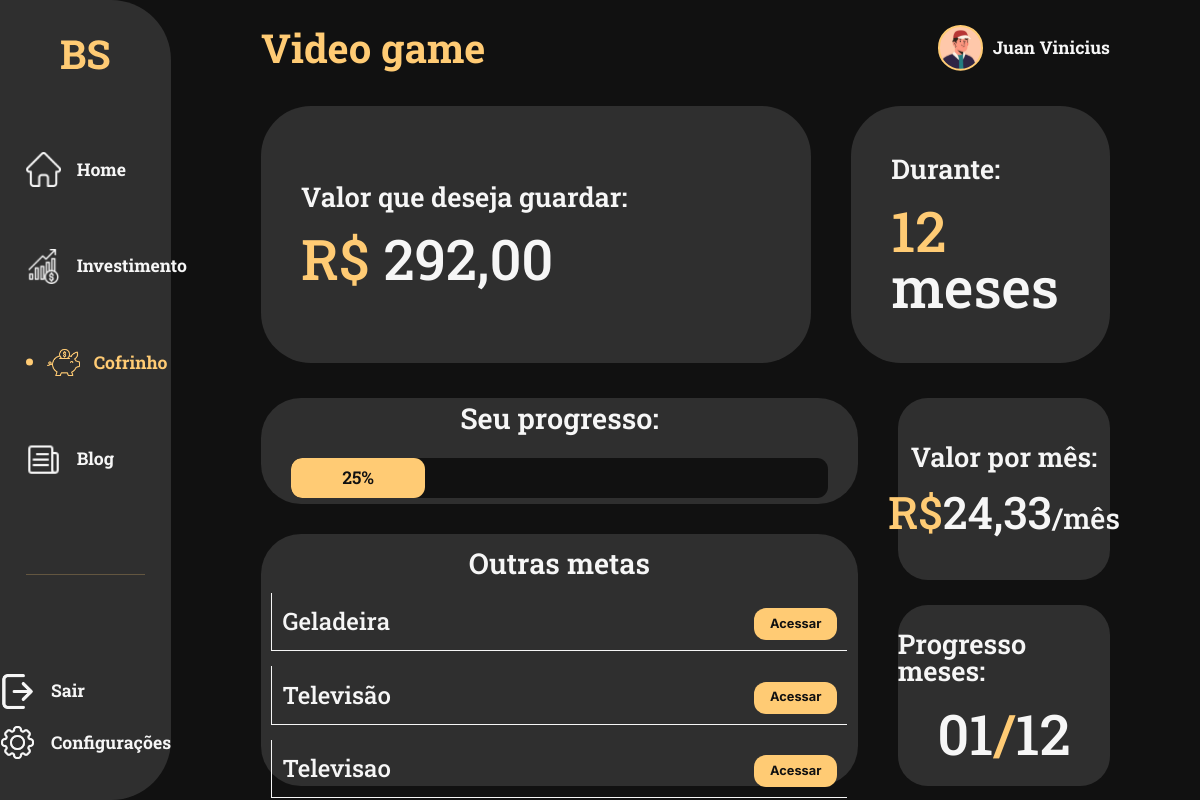
Screenshot of /src/pages/cofrinho.php?id=19 (signed in) with the database file from the repository.
### tables this page shows
CREATE TABLE `cofrinho` (
  `id_meta` int(20) NOT NULL,
  `nome_meta` varchar(20) NOT NULL,
  `valor_meta` int(20) NOT NULL,
  `tempo_meta` int(10) NOT NULL,
  `id_user` int(20) NOT NULL
);

CREATE TABLE `cadastro` (
  `id_cad` int(11) NOT NULL,
  `nome_cad` varchar(80) NOT NULL,
  `data_cad` date NOT NULL,
  `gen_cad` varchar(20) NOT NULL,
  `email_cad` varchar(80) NOT NULL,
  `senha_cad` varchar(255) NOT NULL,
  `url_cad` varchar(50) NOT NULL,
  `type_user` int(1) NOT NULL
);

### src/pages/cofrinho.php (the view, shortened to what this page needs)
<?php
include "conn.php";
if(isset($_GET['id'])){
  $id_cofrinho = $_GET['id'];
  $user_cofrinho=$conn->prepare('SELECT * FROM `cofrinho` WHERE `id_meta`=:pid');
  $user_cofrinho->bindValue(':pid', $id_cofrinho);
  $user_cofrinho->execute();
  $row_cofrinho=$user_cofrinho->fetch();
  $outras_metas=$conn->prepare('SELECT * FROM `cofrinho` WHERE `id_meta`!=:pidOutras');
  $outras_metas->bindValue(':pidOutras', $id_cofrinho);
  $outras_metas->execute();
} else{
  $user_cofrinho=$conn->prepare('SELECT * FROM `cofrinho` WHERE `id_user`=:pid');
  $user_cofrinho->bindValue(':pid', $_SESSION['login']);
  $user_cofrinho->execute();
  $row_cofrinho=$user_cofrinho->fetch();
}
$user_cad=$conn->prepare('SELECT * FROM `cadastro` WHERE `id_cad`=:pidCad');
$user_cad->bindValue(':pidCad', $_SESSION['login']);
$user_cad->execute();
$row_nome=$user_cad->fetch();
?>
<!DOCTYPE html>
<html lang="pt-BR">
<head>
  <link rel="stylesheet" href="../../vendor/bootstrap/css/bootstrap.css">
  <link rel="stylesheet" href="../css/style.css">
</head>
<body class="body-dashboard">
  <nav class="sidebar">
    <div class="content-sidebar">
      <img src="../assets/logo-reduzido.svg" alt="">
      <div class="links-dashboard">
        <a class="home" href="./dashboard.php">
          <img src="../assets/Icones/icones-brancos/home.png" alt="" class="icon">
          <p>Home</p>
        </a>
        <a class="investimento" href="./explicacao.php?pagina=1">
          <img src="../assets/Icones/icones-brancos/profits.png" alt="" class="icon">
          <p>Investimento</p>
        </a>
        <a class="cofrinho atual" href="./explicacao.php?pagina=2">
          <img src="../assets/Icones/icones-dourados/Ellipse 4.svg" alt="">
          <img src="../assets/Icones/icones-dourados/piggy-bank.png" alt="" class="icon">
          <p>Cofrinho</p>
        </a>
        <a class="controle" href="./blog.php">
          <img src="../assets/Icones/icones-brancos/communication.png" alt="" class="icon">
          <p>Blog</p>
        </a>
      </div>
      <hr class="linha-divisoria">
      <div class="footer-sidebar">
        <a href="dashboard.php?logout" class="logout">
          <img src="../assets/Icones/icones-brancos/logout.png" alt="" class="icon">
          <p>Sair</p>
        </a>
        <a href="./perfil.php" class="config">
          <img src="../assets/Icones/icones-brancos/setting.png" alt="" class="icon">
          <p>Configurações</p>
        </a>
      </div>
    </div>
  </nav>
  <main class="main-content">
    <div class="linha-perfil">
      <h1><?php echo $row_cofrinho['nome_meta']?></h1>
      <a href="./perfil.php" class="perfil perfil-cofre">
          <?php echo "<img src=\"../assets/ilustracoes/fotos-perfil/".$row_nome['url_cad']."\" alt=\"\">"?>
          <p>
            <?php
              echo $row_nome['nome_cad'];
            ?>
          </p>
      </a>
    </div>
    <div class="cards-cofrinho">
      <div class="primeira-linha-cofre">
        <div class="primeiro-card">
          <h2>Valor que deseja guardar:</h2>
          <p><span>R$</span>
          <?php
            echo number_format($row_cofrinho['valor_meta'], 2, ',','.');
          ?>
          </p>
        </div>
        <div class="segundo-card">
          <h2>Durante:</h2>
          <p><span><?php echo str_pad($row_cofrinho['tempo_meta'], 2,'0', STR_PAD_LEFT)?></span> meses</p>
        </div>
      </div>
      <div class="segunda-linha-cofrinho">
        <div class="card-column-progress">
          <div class="card-progress">
            <h2>Seu progresso:</h2>
            <div class="progress barra-progresso" role="progressbar" aria-label="Example with label" aria-valuenow="25" aria-valuemin="0" aria-valuemax="100">
              <div class="progress-bar" style="width: 25%">25%</div>
            </div>
          </div>
          <div class="card-outros">
            <h2>Outras metas</h1>
            <?php
              if(isset($_GET['id'])){
                while($row_outras=$outras_metas->fetch()){
                  echo "
                    <div class=\"outros\">
                      <p>".$row_outras['nome_meta']."</p>
                      <a href=\"./cofrinho.php?id=".$row_outras['id_meta']."\">
                        <button class=\"btn-sm\">Acessar</button>
                      </a>
                    </div>
                  ";
                }
              }
            ?>
          </div>
        </div>
        <div class="card-column-infos">
          <div class="card-um">
            <h2>Valor por mês:</h2>
            <p><span>R$</span><?php echo number_format(($row_cofrinho['valor_meta']/$row_cofrinho['tempo_meta']), 2, ',','.') ?><span>/mês</span></p>
          </div>
          <div class="card-dois">
            <h2>Progresso meses:</h2>
            <p>01<span>/</span><?php echo str_pad($row_cofrinho['tempo_meta'], 2,'0', STR_PAD_LEFT)?></p>
          </div>
        </div>
      </div>
    </div>
  </main>
</body>
</html>

### rows the page displays
cofrinho: nome_meta "Video game", valor_meta "292,00", tempo_meta "12", $row_cofrinho['valor_meta']/$row_cofrinho['tempo_meta'] "24,33"
cadastro: url_cad (picture), nome_cad "Juan Vinicius"
cofrinho: nome_meta "Geladeira"
cofrinho: nome_meta "Televisão"
cofrinho: nome_meta "Televisao"
